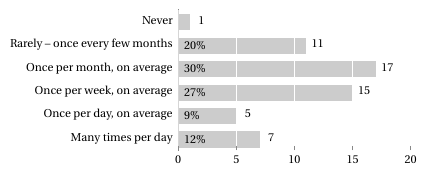

Here is the Python script that generated this plot:
#!/usr/bin/env python3.4

import numpy as np
import matplotlib
import matplotlib.pyplot as plt
import matplotlib.ticker as ticker
from matplotlib import rcParams

rcParams['text.usetex']         = True
rcParams['text.latex.preamble'] = [r"\usepackage{fourier}", r"\usepackage[T1]{fontenc}"]
rcParams['font.family']         = 'serif'
rcParams['font.serif']          = ['Utopia']
rcParams['font.weight']         = 'normal'
rcParams['font.size']           = 9
rcParams['xtick.labelsize']     = rcParams['ytick.labelsize'] = 10
rcParams['ytick.major.width']   = rcParams['xtick.major.width'] = 1
rcParams['ytick.major.size']    = rcParams['xtick.major.size'] = 3
rcParams['patch.facecolor']     = "#cccccc"
rcParams['patch.linewidth']     = 0

plt.figure(figsize=(3, 1.75))

# Data.  Not everyone answered the question.
# Only one answered something for "Other".
total_responses = 56
labels = ["Never",
          "Rarely -- once every few months",
          "Once per month, on average",
          "Once per week, on average",
          "Once per day, on average",
          "Many times per day",
]
data = [1, 11, 17, 15, 5, 7]
x = [0, 5, 10, 15, 20]

# Plot.
# Barh() puts items in the reverse order of how we put them in the
# lists above, so first we do this to reverse the lists:
labels = labels[::-1]
data = data[::-1]
y_pos = np.arange(len(data))
ylim_bottom = -0.5
ylim_top = len(data)-0.5
plt.barh(y_pos, data, linewidth=0, align='center', color="#cccccc")
plt.yticks(y_pos, labels, fontsize=9)
plt.xticks(x, fontsize=9)
plt.ylim([ylim_bottom, ylim_top])

# Remove the plot frame lines leaving only the left vertical one.
for spine in ['top', 'bottom', 'right']:
    plt.gca().spines[spine].set_visible(False)
plt.gca().spines['left'].set_bounds(ylim_bottom, ylim_top)
plt.gca().spines['left'].set_color('#888888')

# Get rid of excess lines and make grid lines lighter in color.
plt.gca().tick_params(color='#888888')
plt.gca().xaxis.grid(True, color='#ffffff', linewidth=1, linestyle='solid')
plt.gca().yaxis.set_ticks_position('none')
plt.gca().xaxis.set_ticks_position('bottom')

# Write the value to the right of each bars, except the ones that have value 0.
for rect, value in zip(plt.gca().patches, data):
    if value:
        width = rect.get_width()
        plt.gca().text(rect.get_x() + width + 1, rect.get_y() + rect.get_height()/2, value,
                ha='center', va='center', fontsize=9)

# Write the percentage inside the bars, but only if it's more than 1.
# (Bars are too short if the value is 1.)
# This requires a bit of fiddling with positioning.
for rect, value in zip(plt.gca().patches, data):
    rect.set_height(rect.get_height()/1.15)
    rect.set_y(rect.get_y()*1.005)
    percent = value/total_responses*100
    text = '{: >2.0f}\%'.format(percent)
    if value > 1:
        text_x = rect.get_x() + 0.5
        text_y = rect.get_y() + rect.get_height()/2.2
        plt.gca().text(text_x, text_y, text, ha='left', va='center', fontsize=9)

plt.savefig('how-often-search-for-src.pdf', bbox_inches='tight')
